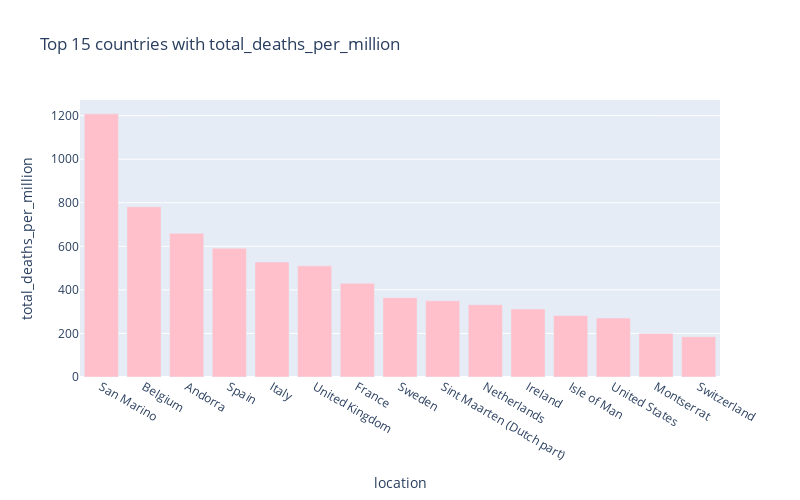

Notebook cell for this chart:
### Code cell
sorted_country_df = data.sort_values('total_deaths_per_million', ascending= False)
px.bar(
    sorted_country_df.head(15),
    x = "location",
    y = "total_deaths_per_million",
    title= "Top 15 countries with total_deaths_per_million", # the axis names
    color_discrete_sequence=["pink"], 
    height=500,
    width=800
)

### Figure 1 — Plotly figure (JSON) as saved in the notebook; plotly's stock layout.template omitted (floating-point values rounded to 4 significant figures)
{"data": [{"alignmentgroup": "True", "hovertemplate": "location=%{x}<br>total_deaths_per_million=%{y}<extra></extra>", "legendgroup": "", "marker": {"color": "pink"}, "name": "", "offsetgroup": "", "orientation": "v", "showlegend": false, "textposition": "auto", "type": "bar", "x": ["San Marino", "Belgium", "Andorra", "Spain", "Italy", "United Kingdom", "France", "Sweden", "Sint Maarten (Dutch part)", "Netherlands", "Ireland", "Isle of Man", "United States", "Montserrat", "Switzerland"], "xaxis": "x", "y": [1208.0, 781.0, 660.1, 591.4, 527.7, 510.2, 430.6, 364.3, 349.8, 331.5, 312.5, 282.2, 270.6, 200.0, 185.1], "yaxis": "y"}], "layout": {"barmode": "relative", "height": 500, "legend": {"tracegroupgap": 0}, "title": {"text": "Top 15 countries with total_deaths_per_million"}, "width": 800, "xaxis": {"anchor": "y", "domain": [0, 1], "title": {"text": "location"}}, "yaxis": {"anchor": "x", "domain": [0, 1], "title": {"text": "total_deaths_per_million"}}}}
